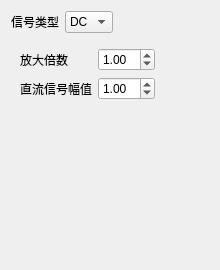
<?xml version="1.0" encoding="UTF-8"?>
<ui version="4.0">
 <class>SigSetting</class>
 <widget class="QDialog" name="SigSetting">
  <property name="geometry">
   <rect>
    <x>0</x>
    <y>0</y>
    <width>220</width>
    <height>270</height>
   </rect>
  </property>
  <property name="minimumSize">
   <size>
    <width>220</width>
    <height>270</height>
   </size>
  </property>
  <property name="maximumSize">
   <size>
    <width>220</width>
    <height>270</height>
   </size>
  </property>
  <property name="windowTitle">
   <string>信号设置</string>
  </property>
  <layout class="QHBoxLayout" name="horizontalLayout">
   <item>
    <layout class="QGridLayout" name="gridLayout">
     <item row="0" column="2">
      <spacer name="horizontalSpacer">
       <property name="orientation">
        <enum>Qt::Horizontal</enum>
       </property>
       <property name="sizeHint" stdset="0">
        <size>
         <width>40</width>
         <height>20</height>
        </size>
       </property>
      </spacer>
     </item>
     <item row="0" column="0">
      <widget class="QLabel" name="label">
       <property name="text">
        <string>信号类型</string>
       </property>
      </widget>
     </item>
     <item row="0" column="1">
      <widget class="QComboBox" name="m_comboBox_sigtype">
       <item>
        <property name="text">
         <string>DC</string>
        </property>
       </item>
       <item>
        <property name="text">
         <string>Sin</string>
        </property>
       </item>
      </widget>
     </item>
     <item row="1" column="0" colspan="3">
      <widget class="QStackedWidget" name="m_stackedWidget_sig_setting">
       <property name="currentIndex">
        <number>0</number>
       </property>
       <widget class="QWidget" name="page">
        <layout class="QVBoxLayout" name="verticalLayout">
         <item>
          <layout class="QGridLayout" name="gridLayout_2">
           <item row="2" column="2">
            <spacer name="verticalSpacer">
             <property name="orientation">
              <enum>Qt::Vertical</enum>
             </property>
             <property name="sizeHint" stdset="0">
              <size>
               <width>20</width>
               <height>40</height>
              </size>
             </property>
            </spacer>
           </item>
           <item row="1" column="0">
            <widget class="QLabel" name="label_2">
             <property name="text">
              <string>直流信号幅值</string>
             </property>
            </widget>
           </item>
           <item row="1" column="1">
            <widget class="QDoubleSpinBox" name="m_doubleSpinBox_dc_data">
             <property name="value">
              <double>1.000000000000000</double>
             </property>
            </widget>
           </item>
           <item row="0" column="0">
            <widget class="QLabel" name="label_3">
             <property name="text">
              <string>放大倍数</string>
             </property>
            </widget>
           </item>
           <item row="0" column="1">
            <widget class="QDoubleSpinBox" name="m_doubleSpinBox_dc_amp">
             <property name="value">
              <double>1.000000000000000</double>
             </property>
            </widget>
           </item>
           <item row="0" column="2">
            <spacer name="horizontalSpacer_2">
             <property name="orientation">
              <enum>Qt::Horizontal</enum>
             </property>
             <property name="sizeHint" stdset="0">
              <size>
               <width>40</width>
               <height>20</height>
              </size>
             </property>
            </spacer>
           </item>
          </layout>
         </item>
        </layout>
       </widget>
       <widget class="QWidget" name="page_2">
        <layout class="QVBoxLayout" name="verticalLayout_2">
         <item>
          <layout class="QGridLayout" name="gridLayout_3">
           <item row="1" column="1">
            <widget class="QDoubleSpinBox" name="m_doubleSpinBox_sin_freq">
             <property name="value">
              <double>1.000000000000000</double>
             </property>
            </widget>
           </item>
           <item row="0" column="0">
            <widget class="QLabel" name="label_4">
             <property name="text">
              <string>放大倍数</string>
             </property>
            </widget>
           </item>
           <item row="0" column="2">
            <spacer name="horizontalSpacer_3">
             <property name="orientation">
              <enum>Qt::Horizontal</enum>
             </property>
             <property name="sizeHint" stdset="0">
              <size>
               <width>40</width>
               <height>20</height>
              </size>
             </property>
            </spacer>
           </item>
           <item row="3" column="2">
            <spacer name="verticalSpacer_2">
             <property name="orientation">
              <enum>Qt::Vertical</enum>
             </property>
             <property name="sizeHint" stdset="0">
              <size>
               <width>20</width>
               <height>40</height>
              </size>
             </property>
            </spacer>
           </item>
           <item row="1" column="0">
            <widget class="QLabel" name="label_5">
             <property name="text">
              <string>频率(Hz)</string>
             </property>
            </widget>
           </item>
           <item row="0" column="1">
            <widget class="QDoubleSpinBox" name="m_doubleSpinBox_sin_amp">
             <property name="value">
              <double>1.000000000000000</double>
             </property>
            </widget>
           </item>
           <item row="2" column="0">
            <widget class="QLabel" name="label_6">
             <property name="text">
              <string>相位(ms)</string>
             </property>
            </widget>
           </item>
           <item row="2" column="1">
            <widget class="QSpinBox" name="m_spinBox_sin_phase"/>
           </item>
          </layout>
         </item>
        </layout>
       </widget>
      </widget>
     </item>
    </layout>
   </item>
  </layout>
 </widget>
 <resources/>
 <connections/>
</ui>
